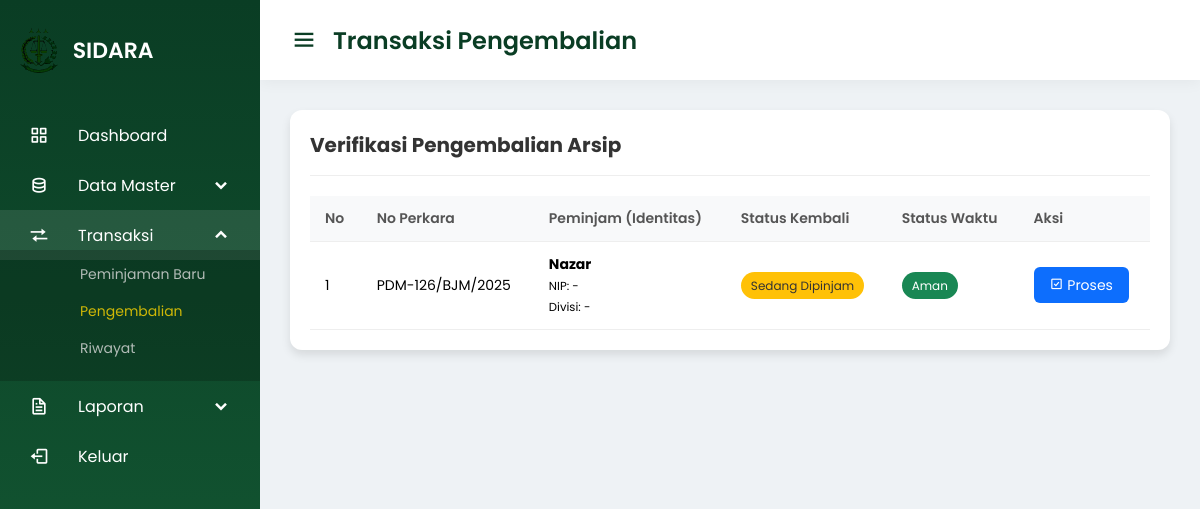
The app's page /SIDARA/admin/transaksi/pengembalian/pengembalian.php (signed in) with its own data.
### tables this page shows
CREATE TABLE `transaksi_peminjaman` (
  `id_transaksi` int NOT NULL,
  `id_pengguna` int DEFAULT NULL,
  `id_arsip` int DEFAULT NULL,
  `nama_peminjam` varchar(100) NOT NULL,
  `nip_peminjam` varchar(50) DEFAULT NULL,
  `divisi` varchar(100) DEFAULT NULL,
  `tanggal_pinjam` date NOT NULL,
  `batas_kembali` date DEFAULT NULL,
  `tanggal_kembali` date DEFAULT NULL,
  `keterangan` text,
  `sanksi` varchar(255) DEFAULT NULL,
  `status` enum('Menunggu','Dipinjam','Menunggu Kembali','Kembali') DEFAULT 'Menunggu'
);

CREATE TABLE `data_arsip` (
  `id_arsip` int NOT NULL,
  `no_perkara` varchar(100) NOT NULL,
  `nama_terdakwa` varchar(100) NOT NULL,
  `id_kategori` int DEFAULT NULL,
  `id_jaksa` int DEFAULT NULL,
  `id_lokasi` int DEFAULT NULL,
  `tanggal_masuk` date DEFAULT NULL,
  `status` enum('Ada','Dipinjam') DEFAULT 'Ada',
  `file_arsip` varchar(255) DEFAULT NULL
);

### SIDARA/admin/transaksi/pengembalian/pengembalian.php (the view, shortened to what this page needs)
<?php
include '../../../config/koneksi.php';
?>
<!DOCTYPE html>
<html lang="id">
<head>
    <link rel="stylesheet" href="/sidara/assets/style.css">
    <link href='https://unpkg.com/boxicons@2.0.7/css/boxicons.min.css' rel='stylesheet'>
</head>
<body>
    <?php include '../../layout/navbar.php'; ?>
    <section class="home-section">
        <nav>
            <div class="sidebar-button">
                <i class='bx bx-menu sidebarBtn'></i>
                <span class="dashboard">Transaksi Pengembalian</span>
            </div>
        </nav>
        <div class="home-content">
            <div class="card">
                <div class="card-header">
                    <h3>Verifikasi Pengembalian Arsip</h3>
                </div>
                <div class="table-responsive">
                    <table style="font-size: 14px;">
                        <thead>
                            <tr>
                                <th>No</th>
                                <th>No Perkara</th>
                                <th>Peminjam (Identitas)</th>
                                <th>Status Kembali</th>
                                <th>Status Waktu</th>
                                <th>Aksi</th>
                            </tr>
                        </thead>
                        <tbody>
                            <?php
                            $no = 1;
                            $query = "SELECT *, transaksi_peminjaman.status AS status_pinjam
                                      FROM transaksi_peminjaman
                                      JOIN data_arsip ON transaksi_peminjaman.id_arsip = data_arsip.id_arsip
                                      WHERE transaksi_peminjaman.status IN ('Dipinjam', 'Menunggu Kembali')
                                      ORDER BY FIELD(transaksi_peminjaman.status, 'Menunggu Kembali', 'Dipinjam'), batas_kembali ASC";
                            $sql = mysqli_query($conn, $query);
                            while ($d = mysqli_fetch_assoc($sql)) {
                                if(!empty($d['batas_kembali'])){
                                    $tgl_batas = $d['batas_kembali'];
                                } else {
                                    $tgl_batas = date('Y-m-d', strtotime('+3 months', strtotime($d['tanggal_pinjam'])));
                                }
                                $today = new DateTime();
                                $batas = new DateTime($tgl_batas);
                                $is_late = ($today > $batas);
                            ?>
                            <tr style="<?= ($d['status_pinjam'] == 'Menunggu Kembali') ? 'background-color: #f0f8ff;' : ''; ?>">
                                <td><?= $no++; ?></td>
                                <td><?= $d['no_perkara']; ?></td>
                                <td>
                                    <b><?= $d['nama_peminjam']; ?></b><br>
                                    <small>NIP: <?= !empty($d['nip_peminjam']) ? $d['nip_peminjam'] : '-'; ?></small><br>
                                    <small>Divisi: <?= !empty($d['divisi']) ? $d['divisi'] : '-'; ?></small>
                                </td>
                                <td>
                                    <?php if($d['status_pinjam'] == 'Menunggu Kembali') { ?>
                                        <span class="badge" style="background:#6f42c1; animation: blinker 1.5s linear infinite;">Mengajukan Kembali</span>
                                        <br><small style="color:#666;">Tgl: <?= date('d-m-Y', strtotime($d['tanggal_kembali'])); ?></small>
                                    <?php } else { ?>
                                        <span class="badge badge-warning">Sedang Dipinjam</span>
                                    <?php } ?>
                                </td>
                                <td>
                                    <?php if($is_late) { ?>
                                        <span class="badge" style="background:red;">Terlambat</span>
                                    <?php } else { ?>
                                        <span class="badge badge-success">Aman</span>
                                    <?php } ?>
                                </td>
                                <td>
                                    <a href="form_pengembalian.php?id=<?= $d['id_transaksi']; ?>"
                                       class="btn-add"
                                       style="background: <?= ($d['status_pinjam']=='Menunggu Kembali') ? '#28a745' : '#0d6efd'; ?>;">
                                       <i class='bx bx-check-square'></i> <?= ($d['status_pinjam']=='Menunggu Kembali') ? 'Verifikasi' : 'Proses'; ?>
                                    </a>
                                </td>
                            </tr>
                            <?php } ?>
                        </tbody>
                    </table>
                </div>
            </div>
        </div>
    </section>
</body>
</html>

### SIDARA/assets/style.css (style rules this page uses)
:root { --sidebar-gradient: linear-gradient(180deg, #0a3d24 0%, #155d36 100%); --bg-left-gradient: linear-gradient(135deg, #e8f5e9 0%, #c8e6c9 100%); --primary-color: #198754; --primary-hover: #146c43; --accent-color: #ffd700; --secondary-navy: #212529; --text-dark: #333; --text-light: #ffffff; --text-muted: #6c757d; --border-color: #ced4da; --input-bg: #e9ecef; --shadow-soft: 0 10px 30px rgba(0,0,0,0.1); }
* { margin: 0; padding: 0; box-sizing: border-box; font-family: 'Poppins', sans-serif; }
.home-section { position: relative; background: #eef2f5; min-height: 100vh; left: 260px; width: calc(100% - 260px); transition: all 0.5s ease; }
.home-section nav { display: flex; justify-content: space-between; height: 80px; background: #fff; align-items: center; position: sticky; top: 0; z-index: 99; padding: 0 30px; box-shadow: 0 2px 15px rgba(0,0,0,0.05); }
.home-section nav .sidebar-button { display: flex; align-items: center; font-size: 24px; font-weight: 600; color: #0a3d24; }
.home-section nav .sidebar-button i { font-size: 28px; margin-right: 15px; cursor: pointer; }
.home-content { padding: 30px; }
.card { background: #fff; padding: 20px; border-radius: 12px; box-shadow: 0 5px 10px rgba(0,0,0,0.1); margin-bottom: 20px; }
.card-header { display: flex; justify-content: space-between; align-items: center; margin-bottom: 20px; border-bottom: 1px solid #eee; padding-bottom: 15px; }
.card-header h3 { color: #333; font-size: 20px; }
.btn-add { background: var(--primary-color); color: #fff; padding: 8px 16px; border-radius: 6px; text-decoration: none; font-size: 14px; border: none; cursor: pointer; }
.table-responsive { overflow-x: auto; }
table { width: 100%; border-collapse: collapse; }
table th, table td { padding: 12px 15px; text-align: left; border-bottom: 1px solid #eee; }
table th { background-color: #f8f9fa; color: #555; font-weight: 600; }
.badge { padding: 5px 10px; border-radius: 20px; font-size: 12px; color: #fff; }
.badge-success { background: #198754; }
.badge-warning { background: #ffc107; color: #333; }

### records on screen
transaksi_peminjaman: id_arsip.no_perkara "PDM-126/BJM/2025", nama_peminjam "Nazar", status "Sedang Dipinjam", tanggal_pinjam "Aman"
